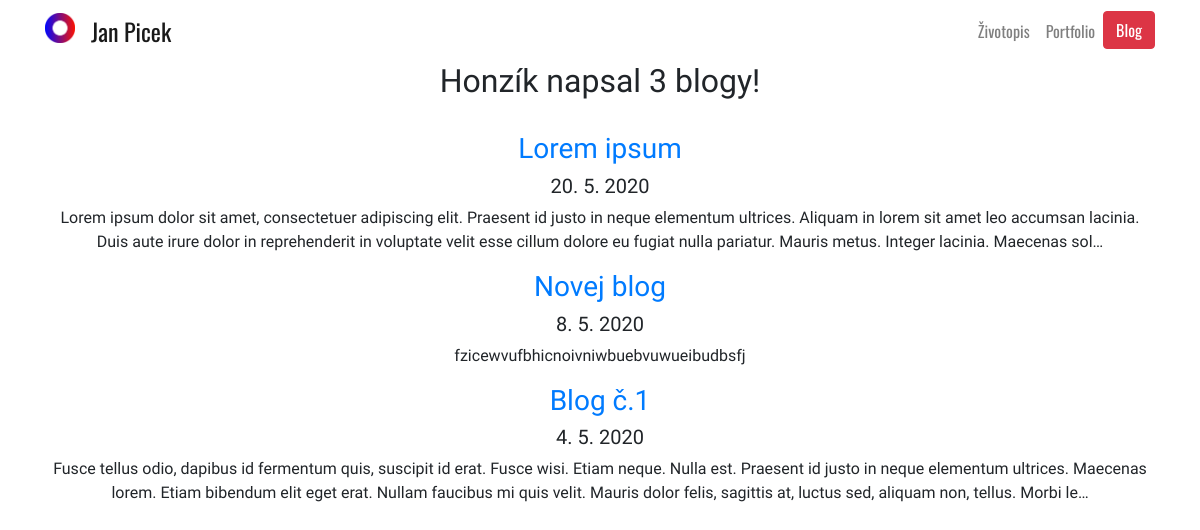
Screenshot of /blog/ with the database file from the repository.
### blog/models.py (models this page shows, shortened)
class Blog(models.Model):
    title = models.CharField(max_length=200)
    description = models.TextField()
    date = models.DateField()

### blog/views.py (the view)
# urls.py: path('', views.all_blogs, name='all_blogs'),
def all_blogs(request):
    blog_count = Blog.objects.count
    blogs = Blog.objects.order_by('-date')[:5]
    return render(request, 'blog/all_blogs.html', {'blogs':blogs,'blog_count':blog_count})

### blog/templates/blog/all_blogs.html
{% extends 'base.html' %}
{% load static %}
{% block content %}
<h2>Honzík napsal {{ blog_count }} blogy!</h2>
<br>
{% for blog in blogs %}
<a href="{% url 'blog:detail' blog.id %}"><h3>{{ blog.title }}</h3></a>
<h5>{{ blog.date|date:'j. n. Y' }}</h5>
<p>{{ blog.description|striptags|truncatechars:300 }}</p>
{% endfor %}
{% endblock %}

### portfolio/static/portfolio/custom.css (style rules this page uses)
body { font-family: 'Oxygen', sans-serif; }

### rows the page displays
Blog: title "Lorem ipsum", date "20. 5. 2020", description "Lorem ipsum dolor sit amet, consectetuer adipiscing elit. Praesent id justo in neque elementum ultrices. Aliquam in lorem sit amet leo accumsan lacinia. Duis aute irure dolor in reprehenderit in voluptate velit esse cillum dolore eu fugiat nulla pariatur. Mauris metus. Integer lacinia. Maecenas sol…"
Blog: title "Novej blog", date "8. 5. 2020", description "fzicewvufbhicnoivniwbuebvuwueibudbsfj"
Blog: title "Blog č.1", date "4. 5. 2020", description "Fusce tellus odio, dapibus id fermentum quis, suscipit id erat. Fusce wisi. Etiam neque. Nulla est. Praesent id justo in neque elementum ultrices. Maecenas lorem. Etiam bibendum elit eget erat. Nullam faucibus mi quis velit. Mauris dolor felis, sagittis at, luctus sed, aliquam non, tellus. Morbi le…"

### other values shown
{{ blog_count }} "3"
